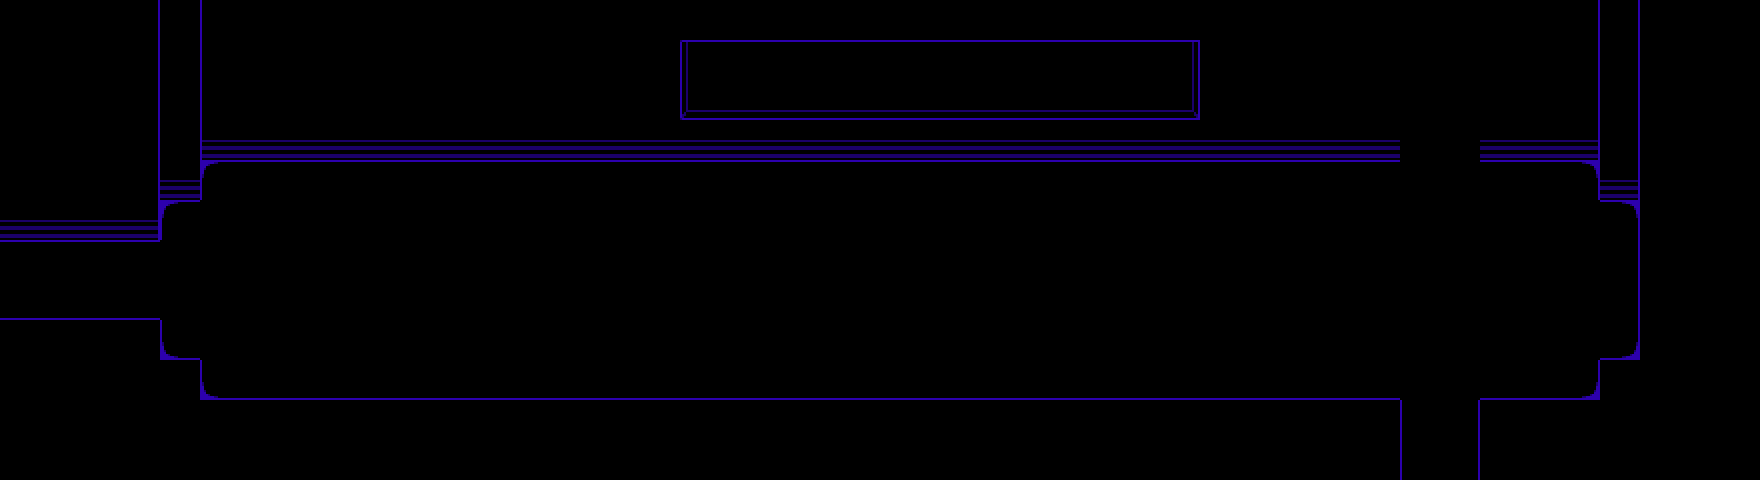

Tiled map render using the project's own tile images. Description and the whole map definition, tile-layer contents included, below:
An orthogonal 44x12 tile map with 40x40 px tiles, 1 tile layer (Tile Layer 1), 2 tilesets and 46 objects (5x npc, 3x transition, entry, entry1, entry2).

<map version="1.10" tiledversion="1.10.0" orientation="orthogonal" renderorder="right-down" width="44" height="12" tilewidth="40" tileheight="40" infinite="0" nextlayerid="7" nextobjectid="73">
 <editorsettings>
  <export target="data.lua" format="lua" />
 </editorsettings>
 <properties>
  <property name="border" value="devworld" />
  <property name="music" value="greenroom" />
  <property name="name" value="Dev Diner - Dining Area" />
 </properties>
 <tileset firstgid="1" source="../../tilesets/objects.tsx" />
 <tileset firstgid="50" source="../../tilesets/devroom.tsx" />
 <objectgroup id="6" name="objects_bg" />
 <layer id="1" name="Tile Layer 1" width="44" height="12">
  <data encoding="csv">
57,57,57,58,57,56,57,57,57,57,57,57,57,57,57,57,57,57,57,57,57,57,57,57,57,57,57,57,57,57,57,57,57,57,57,57,57,57,57,58,58,57,57,57,
57,57,57,58,57,56,57,57,57,57,57,57,57,57,57,57,57,59,60,60,60,60,60,60,60,60,60,60,60,61,57,57,57,57,57,57,57,57,57,58,58,57,57,57,
57,57,57,58,57,56,57,57,57,57,57,57,57,57,57,57,57,65,66,66,66,66,66,66,66,66,66,66,66,67,57,57,57,57,57,57,57,57,57,58,58,57,57,57,
57,57,57,58,57,53,54,54,54,54,54,54,54,54,54,54,54,54,54,54,54,54,54,54,54,54,54,54,54,54,54,54,54,54,54,57,57,54,54,55,58,57,57,57,
57,57,57,58,54,50,51,51,51,51,51,51,51,51,51,51,51,51,51,51,51,51,51,51,51,51,51,51,51,51,51,51,51,51,51,57,57,51,51,52,55,57,57,57,
54,54,54,55,50,57,57,57,57,57,57,57,57,57,57,57,57,57,57,57,57,57,57,57,57,57,57,57,57,57,57,57,57,57,57,57,57,57,57,57,52,57,57,57,
51,51,51,51,57,57,57,57,57,57,57,57,57,57,57,57,57,57,57,57,57,57,57,57,57,57,57,57,57,57,57,57,57,57,57,57,57,57,57,57,58,57,57,57,
63,63,63,63,57,57,57,57,57,57,57,57,57,57,57,57,57,57,57,57,57,57,57,57,57,57,57,57,57,57,57,57,57,57,57,57,57,57,57,57,58,57,57,57,
57,57,57,57,62,57,57,57,57,57,57,57,57,57,57,57,57,57,57,57,57,57,57,57,57,57,57,57,57,57,57,57,57,57,57,57,57,57,57,57,64,57,57,57,
57,57,57,57,57,62,63,63,63,63,63,63,63,63,63,63,63,63,63,63,63,63,63,63,63,63,63,63,63,63,63,63,63,63,63,57,57,63,63,64,57,57,57,57,
57,57,57,57,57,57,57,57,57,57,57,57,57,57,57,57,57,57,57,57,57,57,57,57,57,57,57,57,57,57,57,57,57,57,57,56,58,57,57,57,57,57,57,57,
57,57,57,57,57,57,57,57,57,57,57,57,57,57,57,57,57,57,57,57,57,57,57,57,57,57,57,57,57,57,57,57,57,57,57,56,58,57,57,57,57,57,57,57
</data>
 </layer>
 <objectgroup id="5" name="objects_props">
  <object id="55" gid="22" x="1400" y="166" width="80" height="120" />
  <object id="60" gid="23" x="280" y="162" width="290" height="128" />
 </objectgroup>
 <objectgroup color="#0000ff" id="2" name="collision">
  <object id="1" x="0" y="200" width="160" height="40" />
  <object id="2" x="0" y="320" width="160" height="40" />
  <object id="3" x="160" y="120" width="40" height="80" />
  <object id="4" x="200" y="120" width="1200" height="40" />
  <object id="5" x="1480" y="120" width="120" height="40" />
  <object id="6" x="160" y="360" width="40" height="80" />
  <object id="7" x="200" y="400" width="1200" height="40" />
  <object id="8" x="1640" y="200" width="40" height="160" />
  <object id="11" x="1600" y="120" width="40" height="80" />
  <object id="12" x="1600" y="360" width="40" height="80" />
  <object id="18" x="880" y="320" width="100" height="30" />
  <object id="19" x="1120" y="320" width="100" height="30" />
  <object id="20" x="1240" y="240" width="100" height="30" />
  <object id="21" x="1360" y="320" width="100" height="30" />
  <object id="24" x="1480" y="240" width="100" height="30" />
  <object id="32" x="760" y="240" width="100" height="30" />
  <object id="33" x="1000" y="240" width="100" height="30" />
  <object id="36" x="520" y="240" width="100" height="30" />
  <object id="37" x="640" y="320" width="100" height="30" />
  <object id="62" x="330" y="148" width="190" height="40" />
  <object id="68" x="1480" y="400" width="120" height="40" />
  <object id="69" x="1360" y="440" width="40" height="40" />
  <object id="70" x="1480" y="440" width="40" height="40" />
 </objectgroup>
 <objectgroup color="#ff00ff" id="3" name="objects">
  <object id="25" name="transition" x="1400" y="108" width="80" height="40">
   <properties>
    <property name="map" value="partyroom" />
    <property name="marker" value="entry" />
   </properties>
  </object>
  <object id="40" gid="21" x="760" y="280" width="100" height="70" />
  <object id="41" gid="21" x="1000" y="280" width="100" height="70" />
  <object id="42" gid="21" x="520" y="280" width="100" height="70" />
  <object id="43" gid="21" x="640" y="360" width="100" height="70" />
  <object id="44" gid="21" x="880" y="360" width="100" height="70" />
  <object id="45" gid="21" x="1240" y="280" width="100" height="70" />
  <object id="46" gid="21" x="1360" y="360" width="100" height="70" />
  <object id="47" gid="21" x="1480" y="280" width="100" height="70" />
  <object id="48" gid="21" x="1120" y="360" width="100" height="70" />
  <object id="49" name="transition" x="-40" y="240" width="40" height="80">
   <properties>
    <property name="map" value="devstart" />
    <property name="marker" value="entry" />
   </properties>
  </object>
  <object id="58" name="npc" x="425" y="153">
   <properties>
    <property name="actor" value="shadowsalesman" />
    <property name="cutscene" value="devroom.shadowshop" />
   </properties>
   <point />
  </object>
  <object id="61" gid="24" x="325" y="187" width="200" height="60" />
  <object id="63" name="npc" x="810" y="180">
   <properties>
    <property name="actor" value="brandon" />
    <property name="cutscene" value="devroom.brandon" />
    <property name="flagcheck" value="!brandon_inparty" />
   </properties>
   <point />
  </object>
  <object id="64" name="npc" x="1119" y="180">
   <properties>
    <property name="actor" value="dumbie" />
    <property name="cutscene" value="devroom.dumbie" />
    <property name="flagcheck" value="!dumbie_inparty" />
   </properties>
   <point />
  </object>
  <object id="65" name="npc" x="200" y="240">
   <properties>
    <property name="actor" value="velvet" />
    <property name="cutscene" value="devroom.velvet" />
   </properties>
   <point />
  </object>
  <object id="67" name="npc" x="810" y="240">
   <properties>
    <property name="actor" value="brandon" />
    <property name="cond" value="Game:getFlag(&quot;brandon_inparty&quot;) and not Game:hasPartyMember(&quot;brandon&quot;)" />
    <property name="cutscene" value="partyroom.brandon" />
   </properties>
   <point />
  </object>
  <object id="71" name="transition" x="1400" y="480" width="80" height="40">
   <properties>
    <property name="map" value="devhotel/devhotel_lobby" />
    <property name="marker" value="entrydown" />
   </properties>
  </object>
 </objectgroup>
 <objectgroup color="#7f00ff" id="4" name="markers">
  <object id="50" name="entry" x="40" y="280">
   <point />
  </object>
  <object id="51" name="entry1" x="1440" y="180">
   <point />
  </object>
  <object id="72" name="entry2" x="1440" y="440">
   <point />
  </object>
 </objectgroup>
</map>
